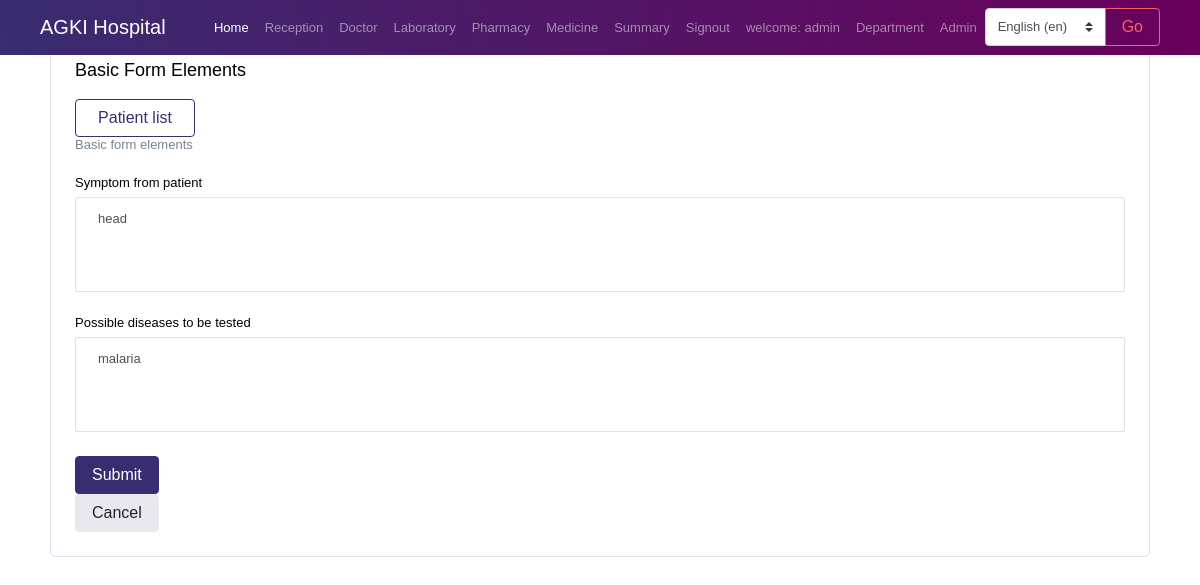
Page /doctorFirstSession/1/ (signed in) on the committed database.
### app/models.py (models this page shows, shortened)
class CustomUser(AbstractUser):
    phone = models.CharField(max_length=15, null=True,blank=True)
    location = models.CharField(max_length=30, null=True, blank=True)
    department = models.ForeignKey(Department, on_delete=models.CASCADE, null=True,blank=True)
    reg_no = models.CharField(max_length=10, unique=True)
    age = models.IntegerField(null=True)
    image = models.ImageField(upload_to ='media/',blank=True,null=True)
    is_doctor = models.BooleanField(default=False)
    is_laboratorist = models.BooleanField(default=False)
    is_receptionist = models.BooleanField(default=False)
    is_pharmacist = models.BooleanField(default=False)
    is_patient = models.BooleanField(default=True)

class Patient(models.Model):
    fullname = models.CharField(max_length=30)
    age = models.IntegerField()
    address = models.CharField(max_length=30)
    gender = models.CharField(max_length=10)
    height = models.IntegerField(null=True,blank=True)
    pressure = models.CharField(max_length=10,null=True,blank=True)
    weight = models.IntegerField(null=True,blank=True)
    date = models.DateTimeField(auto_now_add=True)
    dalili = models.TextField(max_length=500,null=True,blank=True)
    possibleDiseases = models.TextField(max_length=500,null=True,blank=True)
    testConducted = models.TextField(max_length=500,null=True,blank=True)
    labResults = models.TextField(max_length=500,null=True,blank=True)
    actualDiseases = models.TextField(max_length=500,null=True,blank=True)
    otherRecomendation = models.TextField(max_length=500,null=True,blank=True)

### app/views.py (the view)
# urls.py: path('doctorFirstSession/<int:id>/', views.doctorFirstSession,name='doctorFirstSession'),
def doctorFirstSession(request,id):
    s = Patient.objects.get(id=id)
    form = DoctorFirstSessionForm(instance=s)
    if request.method=='POST':
        form = DoctorFirstSessionForm(request.POST,instance=s)
        if form.is_valid():
            form.save()
            return redirect(reverse('patientDetail', args=[id]))
    context = {
            'form':form,
            's':s
         }
    return render(request,'app/doctorFirstSession.html',context)

### app/forms.py
class DoctorFirstSessionForm(forms.ModelForm):
    class Meta:
        model = Patient
        fields = ['dalili','possibleDiseases']

### app/templates/app/doctorFirstSession.html (shortened to what this page needs)
{% extends 'app/base.html' %}
{%block content%}
        <br>
        <div class="container">
        <div class="col-12 grid-margin stretch-card">
            <div class="card">
                <div class="card-body">
                    <h4 class="card-title">Basic form elements</h4>
                    <a href="{% url 'patientList' %}"><button class='btn btn-outline-primary btn-fw'>Patient list</button></a>
                    <p class="card-description">
                      Basic form elements
                    </p>
                    <form method='POST' class="forms-sample" >
                      <div class="form-group">
                        <label for="gender">Symptom from patient</label>
                        <textarea class="form-control" rows="5" name="dalili" >{{s.dalili}}</textarea>
                      </div>
                      <div class="form-group">
                        <label for="gender">Possible diseases to be tested</label>
                        <textarea class="form-control" rows="5" name="possibleDiseases" >{{s.possibleDiseases}}</textarea>
                      </div>
                      <button type="submit" class="btn btn-primary mr-2">Submit</button>
                    </form>
                    <a href="{% url 'patientDetail' id=s.id %}">
                      <button class="btn btn-light">Cancel</button>
                  </a>
                </div>
            </div>
        </div>
        </div>
{%endblock%}

### app/templates/app/base.html (shortened to what this page needs)
{% load static %}
{% load i18n %}
        <!DOCTYPE html>
        <html lang="en">
        <head>
          <link rel="stylesheet" href="{% static 'app/vendors/iconfonts/font-awesome/css/all.min.css' %}">
          <link rel="stylesheet" href="{% static 'app/vendors/css/vendor.bundle.base.css' %}">
          <link rel="stylesheet" href="{% static 'app/vendors/css/vendor.bundle.addons.css' %}">
          <link rel="stylesheet" href="{% static 'app/css/style.css' %}">
        </head>
        <body>
          <div class="container-scroller">
      <nav class="navbar navbar-expand-lg navbar-dark fixed-top custom-navbar">
        <div class="container">
            <a class="navbar-brand" href="{% url 'home' %}">AGKI Hospital</a>
            <div class="collapse navbar-collapse" id="navbarNav">
                <ul class="navbar-nav ml-auto">
                    <li class="nav-item active">
                        <a class="nav-link" href="{% url 'home' %}">{% trans "Home" %} <span class="sr-only">(current)</span></a>
                    </li>
                    {% if user.is_receptionist %}
                    <li class="nav-item">
                        <a class="nav-link" href="{% url 'patientList' %}">Reception</a>
                    </li>
                    {% endif %}
                    {% if user.is_doctor %}
                    <li class="nav-item">
                      <a class="nav-link" href="{% url 'patientList' %}">Doctor</a>
                    </li>
                    {% endif %}
                    {% if user.is_laboratorist %}
                    <li class="nav-item">
                      <a class="nav-link" href="{% url 'patientList' %}">Laboratory</a>
                    </li>
                    {% endif %}
                    {% if user.is_pharmacist %}
                    <li class="nav-item">
                      <a class="nav-link" href="{% url 'patientList' %}">Pharmacy</a>
                    </li>
                    <li class="nav-item">
                      <a class="nav-link" href="{% url 'medicine' %}">Medicine</a>
                    </li>
                    {% endif %}
                    {% if user.is_doctor %}
                    <li class="nav-item">
                      <a class="nav-link" href="{% url 'patient_count_per_period' %}">Summary</a>
                    </li>
                    {% endif %}
                    {% if user.is_authenticated %}
                    <li class="nav-item">
                      <a class="nav-link" href="{% url 'signout' %}">{% trans "Signout" %}</a>
                    </li>
                    <li class="nav-item">
                      <a class="nav-link" href="{% url 'profile' %}">{% trans "welcome" %}: {{user.username}}</a>
                    </li>
                    {% else %}
                    <li class="nav-item">
                      <a class="nav-link" href="{% url 'signin' %}">{% trans "Signin/up" %}</a>
                    </li>
                    {% endif %}
                    {% if user.is_superuser %}
                    <li class="nav-item">
                      <a class="nav-link" href="{% url 'department' %}">Department</a>
                    </li>
                    <li class="nav-item">
                      <a class="nav-link" href="/admin">Admin</a>
                    </li>
                    {% endif %}
                    <li class="nav-item">
                      <form class="form-inline" action="{% url 'set_language' %}" method="post">
                          <div class="input-group">
                              <select class="custom-select" name="language" id="languageSelect">
                                  {% get_available_languages as LANGUAGES %}
                                  {% get_language_info_list for LANGUAGES as languages %}
                                  {% for language in languages %}
                                      <option value="{{ language.code }}" {% if language.code == LANGUAGE_CODE %} selected {% endif %}>
                                          {{ language.name_local }} ({{ language.code }})
                                      </option>
                                  {% endfor %}
                              </select>
                              <div class="input-group-append">
                                  <button class="btn btn-outline-danger" type="submit">Go</button>
                              </div>
                          </div>
                      </form>
                  </li>
                </ul>
            </div>
        </div>
    </nav>
    <br>
                  {% block content%}
                  {% endblock %}
          </body>
        </html>

### app/templates/app/base.html (style rules this page uses)
.custom-navbar { background: linear-gradient(85deg, #392c70, #6a005b); }

### rows in the picture
CustomUser: username "admin"
Patient: dalili "head", possibleDiseases "malaria"

### other values in the picture
form field language "English (en)"
